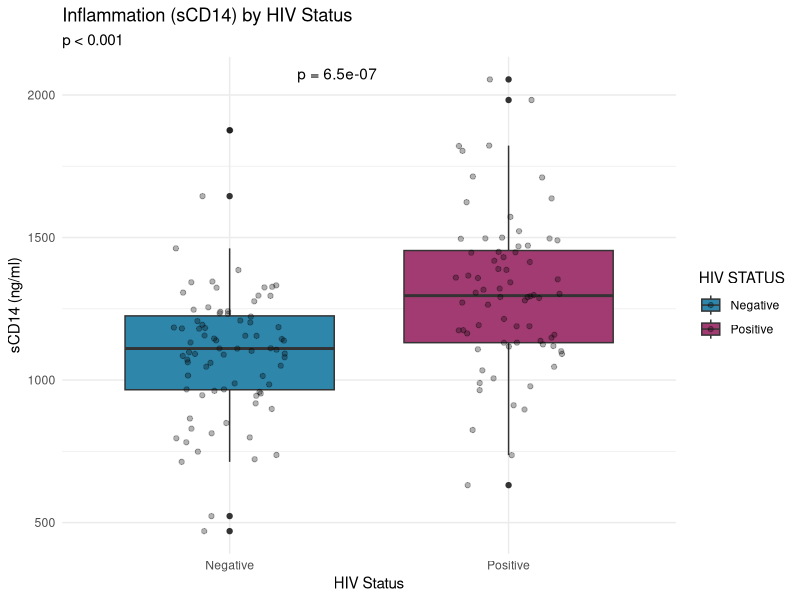
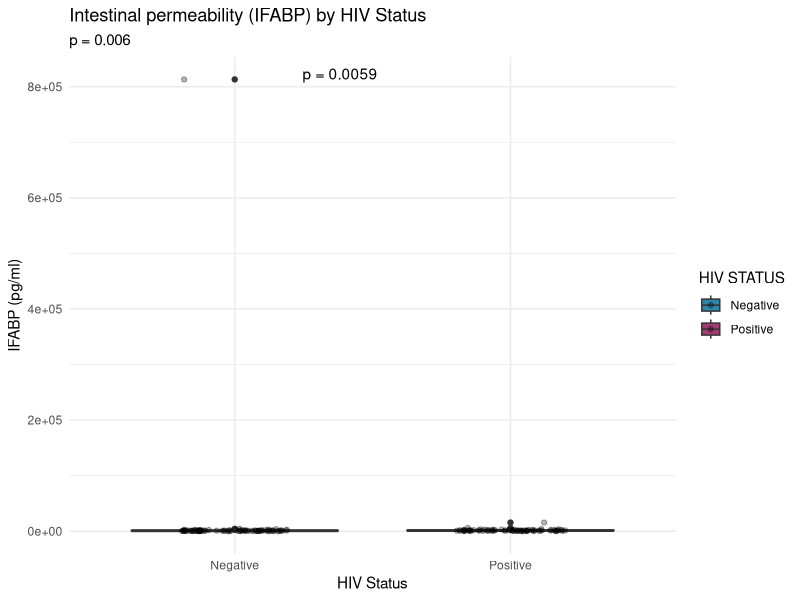
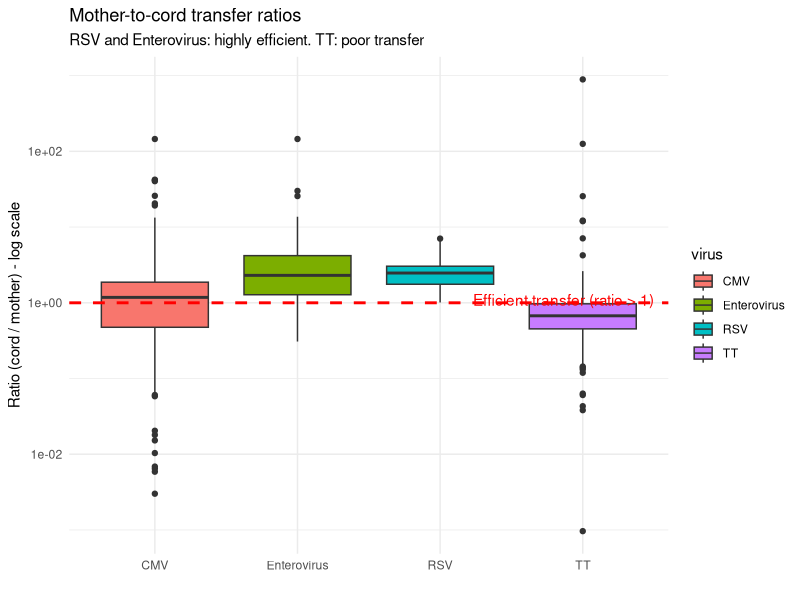
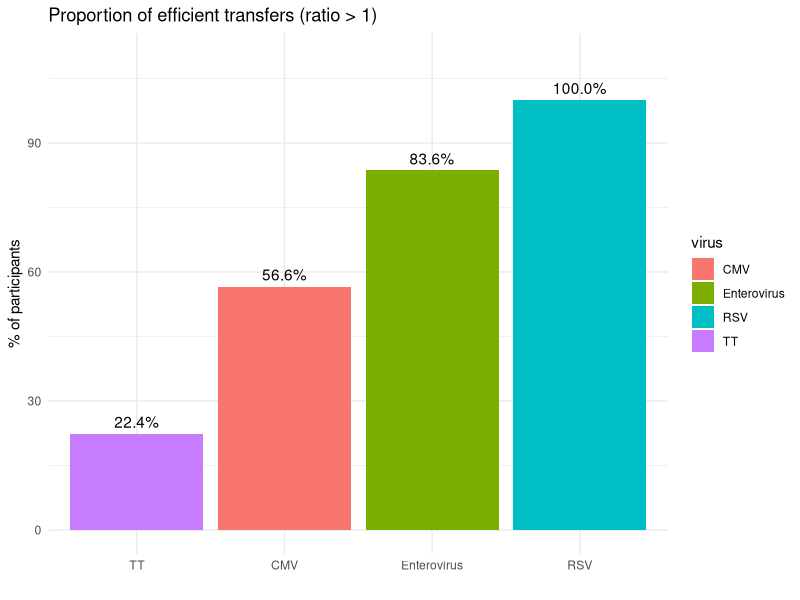
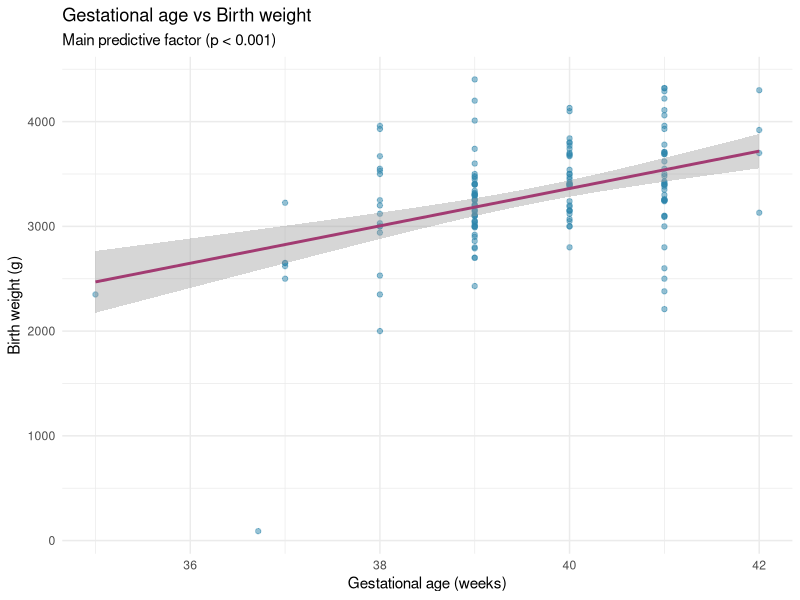
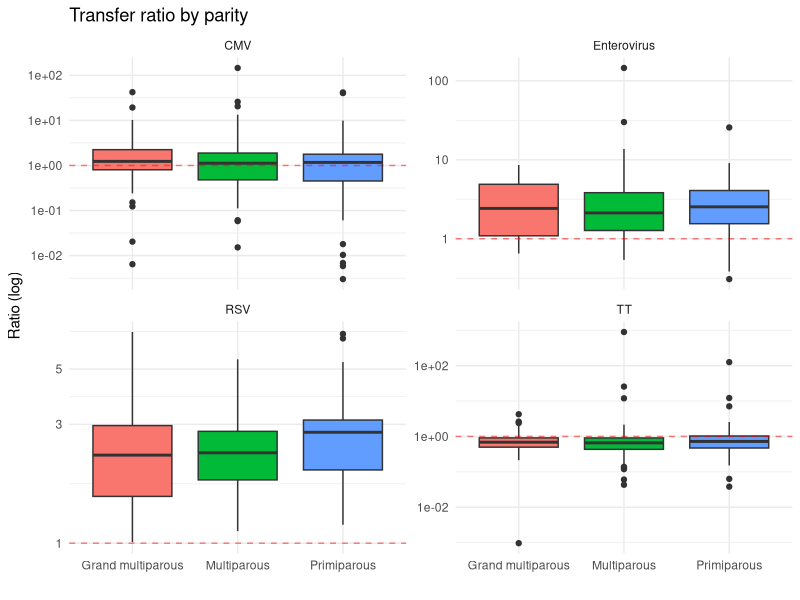
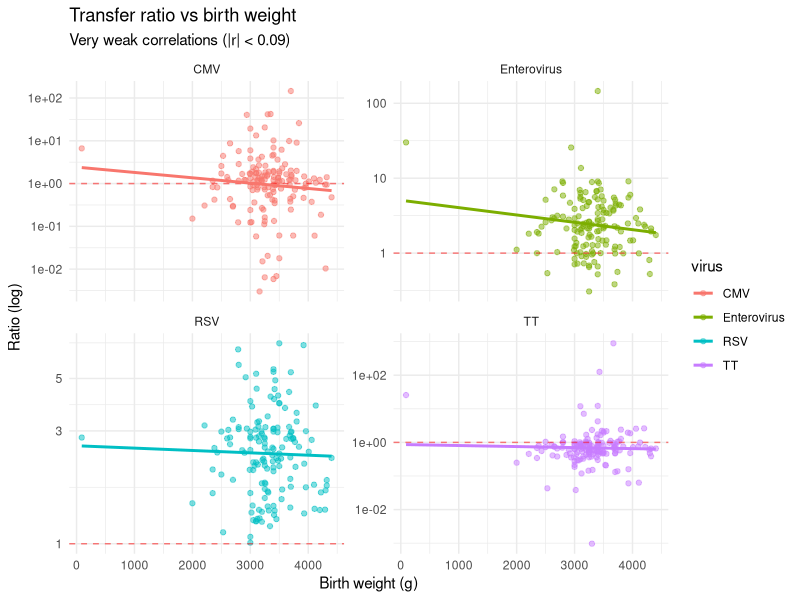
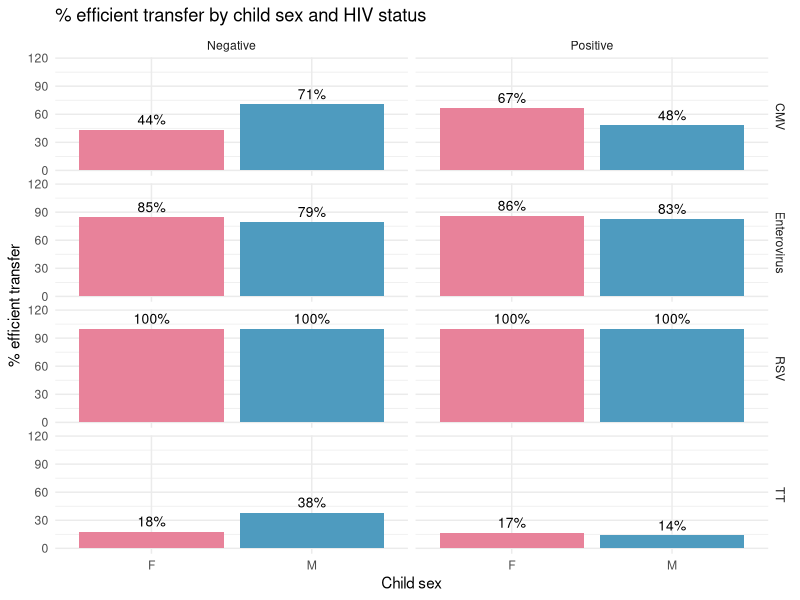

Write the R code that produced these figures, in order.
## ---- chunk 1
library(tidyverse)
library(here)
library(ggpubr)

donnees <- read_tsv(here("data/etude_mere_enfant.csv"), na = c("", "NA", "f"))
donnees <- donnees %>%
  mutate(`CMV cord` = as.numeric(`CMV cord`),
         Howmanylivingchildrendoyouhave = as.numeric(Howmanylivingchildrendoyouhave))
## ---- chunk 2
t.test(`sCD14 [ng/ml]` ~ `HIV STATUS`, data = donnees)
## ---- chunk 3
ggplot(donnees, aes(x = `HIV STATUS`, y = `sCD14 [ng/ml]`, fill = `HIV STATUS`)) +
  geom_boxplot() +
  geom_jitter(alpha = 0.3, width = 0.2) +
  stat_compare_means(method = "t.test", label.x = 1.3, label = "p.format") +
  labs(title = "Inflammation (sCD14) by HIV Status",
       subtitle = "p < 0.001",
       x = "HIV Status", y = "sCD14 (ng/ml)") +
  scale_fill_manual(values = c("Negative" = "#2E86AB", "Positive" = "#A23B72")) +
  theme_minimal()
## ---- chunk 4
wilcox.test(`IFABP [pg/ml]` ~ `HIV STATUS`, data = donnees)
## ---- chunk 5
ggplot(donnees, aes(x = `HIV STATUS`, y = `IFABP [pg/ml]`, fill = `HIV STATUS`)) +
  geom_boxplot() +
  geom_jitter(alpha = 0.3, width = 0.2) +
  stat_compare_means(method = "wilcox.test", label.x = 1.3, label = "p.format") +
  labs(title = "Intestinal permeability (IFABP) by HIV Status",
       subtitle = "p = 0.006",
       x = "HIV Status", y = "IFABP (pg/ml)") +
  scale_fill_manual(values = c("Negative" = "#2E86AB", "Positive" = "#A23B72")) +
  theme_minimal()
## ---- chunk 6
t.test(`cord sCD14 [ng/ml]` ~ `HIV STATUS`, data = donnees)
## ---- chunk 7
virus_ratio <- c("ratio CMV" = "CMV", "ratio RSV" = "RSV", 
                 "ratio ENTERO" = "Enterovirus", "ratio TT" = "TT")

for (nom in names(virus_ratio)) {
  vals <- donnees[[nom]]
  efficaces <- sum(vals > 1, na.rm = TRUE)
  total <- sum(!is.na(vals))
  cat(sprintf("\n=== %s ===\n", virus_ratio[nom]))
  cat(sprintf("Median = %.3f  |  Mean = %.3f\n", median(vals, na.rm = TRUE), mean(vals, na.rm = TRUE)))
  cat(sprintf("Efficient transfer (>1) : %d / %d (%.1f%%)\n", efficaces, total, 100*efficaces/total))
}
## ---- chunk 8
ratios_long <- donnees %>%
  pivot_longer(cols = c("ratio CMV", "ratio RSV", "ratio ENTERO", "ratio TT"),
               names_to = "virus", values_to = "ratio") %>%
  mutate(virus = recode(virus,
                        "ratio CMV" = "CMV",
                        "ratio RSV" = "RSV",
                        "ratio ENTERO" = "Enterovirus",
                        "ratio TT" = "TT"))

ggplot(ratios_long, aes(x = virus, y = ratio, fill = virus)) +
  geom_boxplot() +
  geom_hline(yintercept = 1, linetype = "dashed", color = "red", size = 1) +
  annotate("text", x = 4.5, y = 1.1, label = "Efficient transfer (ratio > 1)", 
           color = "red", hjust = 1) +
  scale_y_log10() +
  labs(title = "Mother-to-cord transfer ratios",
       subtitle = "RSV and Enterovirus: highly efficient. TT: poor transfer",
       x = "", y = "Ratio (cord / mother) - log scale") +
  theme_minimal()
## ---- chunk 9
pct <- data.frame(virus = c("CMV", "RSV", "Enterovirus", "TT"),
                  pct = c(56.6, 100, 83.6, 22.4))
ggplot(pct, aes(x = reorder(virus, pct), y = pct, fill = virus)) +
  geom_col() +
  geom_text(aes(label = sprintf("%.1f%%", pct)), vjust = -0.5) +
  labs(title = "Proportion of efficient transfers (ratio > 1)",
       x = "", y = "% of participants") +
  theme_minimal() + ylim(0, 110)
## ---- chunk 10
cor(donnees[, c("ratio CMV", "ratio RSV", "ratio ENTERO", "ratio TT")], 
    use = "pairwise.complete.obs") %>% round(3)
## ---- chunk 11
modele <- lm(`Birth weigh (tg)` ~ `Gestestational age of delivery` + 
               `child SEX` + `HIV STATUS` + 
               `Systolic blood pressure` + `Diastolic blood pressure` +
               `sCD14 [ng/ml]` + `HowmanydeliverieshaveyouhadintotalParity`,
             data = donnees)
summary(modele)
## ---- chunk 12
ggplot(donnees, aes(x = `Gestestational age of delivery`, y = `Birth weigh (tg)`)) +
  geom_point(alpha = 0.5, color = "#2E86AB") +
  geom_smooth(method = "lm", color = "#A23B72") +
  labs(title = "Gestational age vs Birth weight",
       subtitle = "Main predictive factor (p < 0.001)",
       x = "Gestational age (weeks)", y = "Birth weight (g)") +
  theme_minimal()
## ---- chunk 13
donnees <- donnees %>%
  mutate(parite_cat = case_when(
    HowmanydeliverieshaveyouhadintotalParity <= 1 ~ "Primiparous",
    HowmanydeliverieshaveyouhadintotalParity <= 3 ~ "Multiparous",
    TRUE ~ "Grand multiparous"
  ))

for (nom in names(virus_ratio)) {
  cat(sprintf("\n=== %s ===\n", virus_ratio[nom]))
  print(donnees %>%
    filter(!is.na(parite_cat)) %>%
    group_by(parite_cat) %>%
    summarise(
      n = n(),
      med_ratio = median(.data[[nom]], na.rm = TRUE),
      prop_efficace = sum(.data[[nom]] > 1, na.rm = TRUE) / sum(!is.na(.data[[nom]])) * 100
    ))
}
## ---- chunk 14
ratios_long <- donnees %>%
  pivot_longer(cols = c("ratio CMV", "ratio RSV", "ratio ENTERO", "ratio TT"),
               names_to = "virus", values_to = "ratio") %>%
  mutate(virus = recode(virus,
                        "ratio CMV" = "CMV",
                        "ratio RSV" = "RSV",
                        "ratio ENTERO" = "Enterovirus",
                        "ratio TT" = "TT"))

ggplot(ratios_long %>% filter(!is.na(parite_cat)), 
       aes(x = parite_cat, y = ratio, fill = parite_cat)) +
  geom_boxplot() +
  geom_hline(yintercept = 1, linetype = "dashed", color = "red", alpha = 0.5) +
  facet_wrap(~virus, scales = "free_y") +
  scale_y_log10() +
  labs(title = "Transfer ratio by parity",
       x = "", y = "Ratio (log)") +
  theme_minimal() + theme(legend.position = "none")
## ---- chunk 15
donnees <- donnees %>%
  mutate(poids_cat = case_when(
    `Birth weigh (tg)` < 2500 ~ "Low birth weight (< 2.5kg)",
    `Birth weigh (tg)` <= 4000 ~ "Normal (2.5-4kg)",
    TRUE ~ "Macrosomic (> 4kg)"
  ))

for (nom in names(virus_ratio)) {
  c <- cor(donnees[["Birth weigh (tg)"]], donnees[[nom]], use = "complete.obs")
  cat(sprintf("%s vs Birth weight : r = %.3f\n", virus_ratio[nom], c))
}
## ---- chunk 16
ggplot(ratios_long, aes(x = `Birth weigh (tg)`, y = ratio, color = virus)) +
  geom_point(alpha = 0.5) +
  geom_hline(yintercept = 1, linetype = "dashed", color = "red", alpha = 0.5) +
  geom_smooth(method = "lm", se = FALSE) +
  facet_wrap(~virus, scales = "free_y") +
  scale_y_log10() +
  labs(title = "Transfer ratio vs birth weight",
       subtitle = "Very weak correlations (|r| < 0.09)",
       x = "Birth weight (g)", y = "Ratio (log)") +
  theme_minimal()
## ---- chunk 17
vars <- c("ratio CMV", "ratio RSV", "ratio ENTERO", "ratio TT",
          "Birth weigh (tg)", "Gestestational age of delivery",
          "sCD14 [ng/ml]", "IFABP [pg/ml]",
          "HowmanydeliverieshaveyouhadintotalParity")
cor(donnees[, vars], use = "pairwise.complete.obs") %>% round(3)
## ---- chunk 18
for (nom in names(virus_ratio)) {
  res <- donnees %>%
    group_by(`HIV STATUS`) %>%
    summarise(med = median(.data[[nom]], na.rm = TRUE))
  cat(sprintf("%s : HIV- = %.3f, HIV+ = %.3f\n", virus_ratio[nom], res$med[1], res$med[2]))
}
## ---- chunk 19
donnees <- donnees %>%
  mutate(parite_cat = case_when(
    HowmanydeliverieshaveyouhadintotalParity <= 1 ~ "Primiparous",
    HowmanydeliverieshaveyouhadintotalParity <= 3 ~ "Multiparous",
    TRUE ~ "Grand multiparous"))
## ---- chunk 20
for (hiv_statut in c("Negative", "Positive")) {
  cat(sprintf("\n━━━ HIV %s ━━━\n", hiv_statut))
  sous <- donnees %>% filter(`HIV STATUS` == hiv_statut)
  
  virus_ratio <- c("ratio CMV" = "CMV", "ratio RSV" = "RSV", 
                   "ratio ENTERO" = "Enterovirus", "ratio TT" = "TT")
  
  for (nom in names(virus_ratio)) {
    cat(sprintf("\n◆ %s\n", virus_ratio[nom]))
    res <- sous %>%
      filter(!is.na(`child SEX`)) %>%
      group_by(`child SEX`) %>%
      summarise(
        n = n(),
        med = median(.data[[nom]], na.rm = TRUE),
        pct_efficace = round(100 * sum(.data[[nom]] > 1, na.rm = TRUE) / sum(!is.na(.data[[nom]])), 1)
      )
    print(res)
  }
}
## ---- chunk 21
# % efficient transfer
pct_data <- donnees %>%
  filter(!is.na(`child SEX`)) %>%
  pivot_longer(cols = c("ratio CMV", "ratio RSV", "ratio ENTERO", "ratio TT"),
               names_to = "virus", values_to = "ratio") %>%
  mutate(virus = recode(virus, "ratio CMV" = "CMV", "ratio RSV" = "RSV",
                        "ratio ENTERO" = "Enterovirus", "ratio TT" = "TT")) %>%
  group_by(`HIV STATUS`, `child SEX`, virus) %>%
  summarise(
    n_total = sum(!is.na(ratio)),
    n_efficace = sum(ratio > 1, na.rm = TRUE),
    pct = 100 * n_efficace / n_total,
    .groups = "drop")

ggplot(pct_data, aes(x = `child SEX`, y = pct, fill = `child SEX`)) +
  geom_col() +
  geom_text(aes(label = sprintf("%.0f%%", pct)), vjust = -0.5, size = 3.5) +
  facet_grid(virus ~ `HIV STATUS`) +
  scale_fill_manual(values = c("F" = "#E8829A", "M" = "#4E9BBF")) +
  ylim(0, 115) +
  labs(title = "% efficient transfer by child sex and HIV status",
       x = "Child sex", y = "% efficient transfer") +
  theme_minimal() + theme(legend.position = "none")
## ---- chunk 22
for (hiv_statut in c("Negative", "Positive")) {
  cat(sprintf("\n━━━ HIV %s ━━━\n", hiv_statut))
  sous <- donnees %>% filter(`HIV STATUS` == hiv_statut)
  
  for (m in c("sCD14 [ng/ml]", "IFABP [pg/ml]", "cord sCD14 [ng/ml]")) {
    cat(sprintf("\n◆ %s\n", m))
    res <- sous %>%
      filter(!is.na(`child SEX`)) %>%
      group_by(`child SEX`) %>%
      summarise(
        n = n(),
        med = median(.data[[m]], na.rm = TRUE),
        moy = mean(.data[[m]], na.rm = TRUE)
      )
    print(res)
  }
}
## ---- chunk 23
ggplot(donnees %>% filter(!is.na(`child SEX`)), 
       aes(x = `child SEX`, y = `sCD14 [ng/ml]`, fill = `child SEX`)) +
  geom_boxplot() +
  geom_jitter(alpha = 0.3, width = 0.15) +
  facet_wrap(~`HIV STATUS`) +
  scale_fill_manual(values = c("F" = "#E8829A", "M" = "#4E9BBF")) +
  labs(title = "Inflammation (sCD14) by child sex and HIV status",
       subtitle = "No F vs M difference — but HIV+ > HIV- in both sexes",
       x = "Child sex", y = "sCD14 (ng/ml)") +
  theme_minimal() + theme(legend.position = "none")
## ---- chunk 24
for (hiv_statut in c("Negative", "Positive")) {
  cat(sprintf("\n━━━ HIV %s ━━━\n", hiv_statut))
  sous <- donnees %>% filter(`HIV STATUS` == hiv_statut)
  
  cat("\n◆ Birth weight (g)\n")
  res <- sous %>%
    filter(!is.na(`child SEX`)) %>%
    group_by(`child SEX`) %>%
    summarise(med = median(`Birth weigh (tg)`, na.rm = TRUE),
              moy = mean(`Birth weigh (tg)`, na.rm = TRUE))
  print(res)
  
  cat("\n◆ Gestational age\n")
  res <- sous %>%
    filter(!is.na(`child SEX`)) %>%
    group_by(`child SEX`) %>%
    summarise(med = median(`Gestestational age of delivery`, na.rm = TRUE),
              moy = mean(`Gestestational age of delivery`, na.rm = TRUE))
  print(res)
  
  cat("\n◆ Parity (number of deliveries)\n")
  res <- sous %>%
    filter(!is.na(`child SEX`)) %>%
    group_by(`child SEX`) %>%
    summarise(med = median(HowmanydeliverieshaveyouhadintotalParity, na.rm = TRUE),
              moy = mean(HowmanydeliverieshaveyouhadintotalParity, na.rm = TRUE))
  print(res)
}
## ---- chunk 25
ggplot(donnees %>% filter(!is.na(`child SEX`)), 
       aes(x = `child SEX`, fill = parite_cat)) +
  geom_bar(position = "fill") +
  facet_wrap(~`HIV STATUS`) +
  scale_fill_manual(values = c("Primiparous" = "#FDE74C", "Multiparous" = "#9BC53D", 
                                "Grand multiparous" = "#C3423F")) +
  labs(title = "Parity distribution by child sex and HIV",
       subtitle = "HIV-: more primiparous. HIV+: more grand multiparous",
       x = "Child sex", y = "Proportion", fill = "Parity") +
  theme_minimal()
## ---- chunk 26
for (hiv_statut in c("Negative", "Positive")) {
  cat(sprintf("\n━━━ HIV %s ━━━\n", hiv_statut))
  sous <- donnees %>% filter(`HIV STATUS` == hiv_statut)
  
  for (nm in c("CMV mother", "RSV mother", "Enterovirus mother", "TT mother")) {
    cat(sprintf("\n◆ %s\n", nm))
    res <- sous %>%
      filter(!is.na(`child SEX`)) %>%
      group_by(`child SEX`) %>%
      summarise(med = median(.data[[nm]], na.rm = TRUE))
    print(res)
  }
}
## ---- chunk 27
# Add your code here to explore further!
